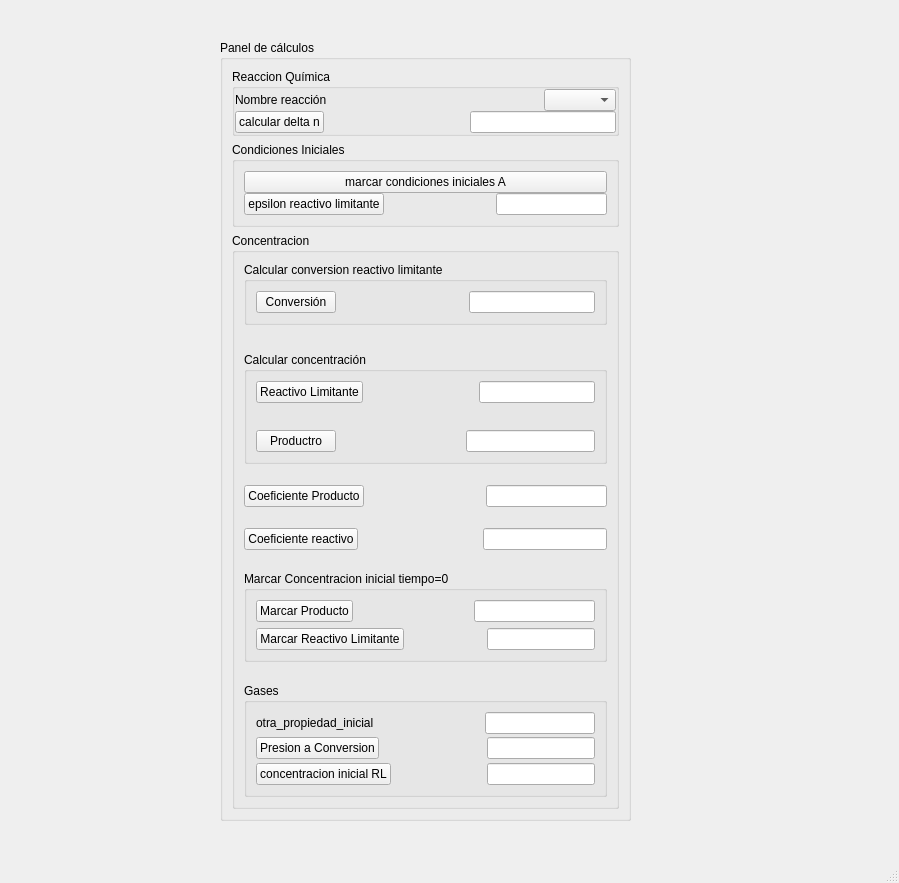
<?xml version="1.0" encoding="UTF-8"?>
<ui version="4.0">
 <class>MainWindow</class>
 <widget class="QMainWindow" name="MainWindow">
  <property name="geometry">
   <rect>
    <x>0</x>
    <y>0</y>
    <width>899</width>
    <height>883</height>
   </rect>
  </property>
  <property name="windowTitle">
   <string>MainWindow</string>
  </property>
  <widget class="QWidget" name="centralwidget">
   <widget class="QGroupBox" name="group_box_computo">
    <property name="geometry">
     <rect>
      <x>220</x>
      <y>40</y>
      <width>411</width>
      <height>781</height>
     </rect>
    </property>
    <property name="title">
     <string>Panel de cálculos</string>
    </property>
    <layout class="QVBoxLayout" name="verticalLayout_5">
     <item>
      <spacer name="verticalSpacer_10">
       <property name="orientation">
        <enum>Qt::Vertical</enum>
       </property>
       <property name="sizeHint" stdset="0">
        <size>
         <width>20</width>
         <height>67</height>
        </size>
       </property>
      </spacer>
     </item>
     <item>
      <widget class="QGroupBox" name="group_box_rq">
       <property name="title">
        <string>Reaccion Química</string>
       </property>
       <layout class="QVBoxLayout" name="verticalLayout_28">
        <property name="spacing">
         <number>0</number>
        </property>
        <property name="leftMargin">
         <number>0</number>
        </property>
        <property name="topMargin">
         <number>0</number>
        </property>
        <property name="rightMargin">
         <number>0</number>
        </property>
        <property name="bottomMargin">
         <number>0</number>
        </property>
        <item>
         <layout class="QVBoxLayout" name="verticalLayout_27">
          <item>
           <layout class="QHBoxLayout" name="horizontalLayout_7">
            <item>
             <widget class="QLabel" name="label_31">
              <property name="text">
               <string>Nombre reacción</string>
              </property>
             </widget>
            </item>
            <item>
             <spacer name="horizontalSpacer">
              <property name="orientation">
               <enum>Qt::Horizontal</enum>
              </property>
              <property name="sizeHint" stdset="0">
               <size>
                <width>40</width>
                <height>20</height>
               </size>
              </property>
             </spacer>
            </item>
            <item>
             <widget class="QComboBox" name="nombre_reaccion_rq_box"/>
            </item>
           </layout>
          </item>
          <item>
           <spacer name="verticalSpacer">
            <property name="orientation">
             <enum>Qt::Vertical</enum>
            </property>
            <property name="sizeHint" stdset="0">
             <size>
              <width>20</width>
              <height>40</height>
             </size>
            </property>
           </spacer>
          </item>
          <item>
           <layout class="QHBoxLayout" name="horizontalLayout_8">
            <item>
             <widget class="QPushButton" name="delta_n_btn">
              <property name="text">
               <string>calcular delta n</string>
              </property>
             </widget>
            </item>
            <item>
             <spacer name="horizontalSpacer_3">
              <property name="orientation">
               <enum>Qt::Horizontal</enum>
              </property>
              <property name="sizeHint" stdset="0">
               <size>
                <width>40</width>
                <height>20</height>
               </size>
              </property>
             </spacer>
            </item>
            <item>
             <widget class="QLineEdit" name="delta_n_edit"/>
            </item>
           </layout>
          </item>
         </layout>
        </item>
       </layout>
      </widget>
     </item>
     <item>
      <spacer name="verticalSpacer_12">
       <property name="orientation">
        <enum>Qt::Vertical</enum>
       </property>
       <property name="sizeHint" stdset="0">
        <size>
         <width>20</width>
         <height>40</height>
        </size>
       </property>
      </spacer>
     </item>
     <item>
      <widget class="QGroupBox" name="group_box_ci">
       <property name="title">
        <string>Condiciones Iniciales</string>
       </property>
       <layout class="QVBoxLayout" name="verticalLayout_30">
        <item>
         <layout class="QVBoxLayout" name="verticalLayout_29">
          <property name="spacing">
           <number>0</number>
          </property>
          <item>
           <widget class="QPushButton" name="marcar_ci_btn">
            <property name="text">
             <string>marcar condiciones iniciales A</string>
            </property>
           </widget>
          </item>
          <item>
           <spacer name="verticalSpacer_2">
            <property name="orientation">
             <enum>Qt::Vertical</enum>
            </property>
            <property name="sizeHint" stdset="0">
             <size>
              <width>20</width>
              <height>40</height>
             </size>
            </property>
           </spacer>
          </item>
          <item>
           <layout class="QHBoxLayout" name="horizontalLayout_9">
            <property name="spacing">
             <number>0</number>
            </property>
            <item>
             <widget class="QPushButton" name="epsilon_a_btn">
              <property name="text">
               <string>epsilon reactivo limitante</string>
              </property>
             </widget>
            </item>
            <item>
             <spacer name="horizontalSpacer_4">
              <property name="orientation">
               <enum>Qt::Horizontal</enum>
              </property>
              <property name="sizeHint" stdset="0">
               <size>
                <width>40</width>
                <height>20</height>
               </size>
              </property>
             </spacer>
            </item>
            <item>
             <widget class="QLineEdit" name="epsilon_reactivo_limitante_calculo"/>
            </item>
           </layout>
          </item>
         </layout>
        </item>
       </layout>
      </widget>
     </item>
     <item>
      <spacer name="verticalSpacer_13">
       <property name="orientation">
        <enum>Qt::Vertical</enum>
       </property>
       <property name="sizeHint" stdset="0">
        <size>
         <width>20</width>
         <height>40</height>
        </size>
       </property>
      </spacer>
     </item>
     <item>
      <widget class="QGroupBox" name="group_box_con">
       <property name="title">
        <string>Concentracion</string>
       </property>
       <layout class="QVBoxLayout" name="verticalLayout">
        <item>
         <spacer name="verticalSpacer_3">
          <property name="orientation">
           <enum>Qt::Vertical</enum>
          </property>
          <property name="sizeHint" stdset="0">
           <size>
            <width>20</width>
            <height>40</height>
           </size>
          </property>
         </spacer>
        </item>
        <item>
         <widget class="QGroupBox" name="groupBox_62">
          <property name="title">
           <string>Calcular conversion reactivo limitante</string>
          </property>
          <layout class="QVBoxLayout" name="verticalLayout_2">
           <item>
            <layout class="QHBoxLayout" name="horizontalLayout">
             <item>
              <widget class="QPushButton" name="calcular_xa">
               <property name="text">
                <string>Conversión</string>
               </property>
              </widget>
             </item>
             <item>
              <spacer name="horizontalSpacer_5">
               <property name="orientation">
                <enum>Qt::Horizontal</enum>
               </property>
               <property name="sizeHint" stdset="0">
                <size>
                 <width>40</width>
                 <height>20</height>
                </size>
               </property>
              </spacer>
             </item>
             <item>
              <widget class="QLineEdit" name="conversion_reactivo_limitante_dc_edit_2"/>
             </item>
            </layout>
           </item>
          </layout>
         </widget>
        </item>
        <item>
         <spacer name="verticalSpacer_4">
          <property name="orientation">
           <enum>Qt::Vertical</enum>
          </property>
          <property name="sizeHint" stdset="0">
           <size>
            <width>20</width>
            <height>40</height>
           </size>
          </property>
         </spacer>
        </item>
        <item>
         <layout class="QVBoxLayout" name="verticalLayout_31">
          <property name="spacing">
           <number>0</number>
          </property>
          <item>
           <layout class="QHBoxLayout" name="horizontalLayout_50">
            <property name="spacing">
             <number>0</number>
            </property>
           </layout>
          </item>
          <item>
           <spacer name="verticalSpacer_5">
            <property name="orientation">
             <enum>Qt::Vertical</enum>
            </property>
            <property name="sizeHint" stdset="0">
             <size>
              <width>20</width>
              <height>40</height>
             </size>
            </property>
           </spacer>
          </item>
          <item>
           <widget class="QGroupBox" name="groupBox">
            <property name="title">
             <string>Calcular concentración</string>
            </property>
            <layout class="QVBoxLayout" name="verticalLayout_4">
             <item>
              <layout class="QHBoxLayout" name="horizontalLayout_51">
               <property name="spacing">
                <number>0</number>
               </property>
               <item>
                <widget class="QPushButton" name="calcular_a">
                 <property name="text">
                  <string>Reactivo Limitante</string>
                 </property>
                </widget>
               </item>
               <item>
                <spacer name="horizontalSpacer_6">
                 <property name="orientation">
                  <enum>Qt::Horizontal</enum>
                 </property>
                 <property name="sizeHint" stdset="0">
                  <size>
                   <width>40</width>
                   <height>20</height>
                  </size>
                 </property>
                </spacer>
               </item>
               <item>
                <widget class="QLineEdit" name="concentracion_reactivo_limitante_calculo"/>
               </item>
              </layout>
             </item>
             <item>
              <spacer name="verticalSpacer_6">
               <property name="orientation">
                <enum>Qt::Vertical</enum>
               </property>
               <property name="sizeHint" stdset="0">
                <size>
                 <width>20</width>
                 <height>40</height>
                </size>
               </property>
              </spacer>
             </item>
             <item>
              <layout class="QHBoxLayout" name="horizontalLayout_52">
               <property name="spacing">
                <number>0</number>
               </property>
               <item>
                <widget class="QPushButton" name="calcular_producto">
                 <property name="text">
                  <string>Productro</string>
                 </property>
                </widget>
               </item>
               <item>
                <spacer name="horizontalSpacer_7">
                 <property name="orientation">
                  <enum>Qt::Horizontal</enum>
                 </property>
                 <property name="sizeHint" stdset="0">
                  <size>
                   <width>40</width>
                   <height>20</height>
                  </size>
                 </property>
                </spacer>
               </item>
               <item>
                <widget class="QLineEdit" name="concentracion_producto_calculo_edit"/>
               </item>
              </layout>
             </item>
            </layout>
           </widget>
          </item>
          <item>
           <spacer name="verticalSpacer_34">
            <property name="orientation">
             <enum>Qt::Vertical</enum>
            </property>
            <property name="sizeHint" stdset="0">
             <size>
              <width>20</width>
              <height>40</height>
             </size>
            </property>
           </spacer>
          </item>
          <item>
           <layout class="QHBoxLayout" name="horizontalLayout_53">
            <property name="spacing">
             <number>0</number>
            </property>
            <item>
             <widget class="QPushButton" name="marcar_coeficiente_producto_btn">
              <property name="text">
               <string>Coeficiente Producto</string>
              </property>
             </widget>
            </item>
            <item>
             <spacer name="horizontalSpacer_52">
              <property name="orientation">
               <enum>Qt::Horizontal</enum>
              </property>
              <property name="sizeHint" stdset="0">
               <size>
                <width>40</width>
                <height>20</height>
               </size>
              </property>
             </spacer>
            </item>
            <item>
             <widget class="QLineEdit" name="coeficiente_estequiometrico_producto_edit"/>
            </item>
           </layout>
          </item>
          <item>
           <spacer name="verticalSpacer_35">
            <property name="orientation">
             <enum>Qt::Vertical</enum>
            </property>
            <property name="sizeHint" stdset="0">
             <size>
              <width>20</width>
              <height>40</height>
             </size>
            </property>
           </spacer>
          </item>
          <item>
           <layout class="QHBoxLayout" name="horizontalLayout_54">
            <property name="spacing">
             <number>0</number>
            </property>
            <item>
             <widget class="QPushButton" name="marcar_coeficiente_reactivo_btn">
              <property name="text">
               <string>Coeficiente reactivo</string>
              </property>
             </widget>
            </item>
            <item>
             <spacer name="horizontalSpacer_53">
              <property name="orientation">
               <enum>Qt::Horizontal</enum>
              </property>
              <property name="sizeHint" stdset="0">
               <size>
                <width>40</width>
                <height>20</height>
               </size>
              </property>
             </spacer>
            </item>
            <item>
             <widget class="QLineEdit" name="coeficiente_estequiometrico_reactivo_edit"/>
            </item>
           </layout>
          </item>
          <item>
           <spacer name="verticalSpacer_36">
            <property name="orientation">
             <enum>Qt::Vertical</enum>
            </property>
            <property name="sizeHint" stdset="0">
             <size>
              <width>20</width>
              <height>40</height>
             </size>
            </property>
           </spacer>
          </item>
          <item>
           <widget class="QGroupBox" name="groupBox_c0">
            <property name="title">
             <string>Marcar Concentracion inicial tiempo=0</string>
            </property>
            <layout class="QVBoxLayout" name="verticalLayout_3">
             <item>
              <layout class="QHBoxLayout" name="horizontalLayout_82">
               <property name="spacing">
                <number>0</number>
               </property>
               <item>
                <widget class="QPushButton" name="marcar_producto0_btn">
                 <property name="text">
                  <string>Marcar Producto</string>
                 </property>
                </widget>
               </item>
               <item>
                <spacer name="horizontalSpacer_54">
                 <property name="orientation">
                  <enum>Qt::Horizontal</enum>
                 </property>
                 <property name="sizeHint" stdset="0">
                  <size>
                   <width>40</width>
                   <height>20</height>
                  </size>
                 </property>
                </spacer>
               </item>
               <item>
                <widget class="QLineEdit" name="concentracion_producto_edit"/>
               </item>
              </layout>
             </item>
             <item>
              <layout class="QHBoxLayout" name="horizontalLayout_83">
               <property name="spacing">
                <number>0</number>
               </property>
               <item>
                <widget class="QPushButton" name="marcar_a0_btn">
                 <property name="text">
                  <string>Marcar Reactivo Limitante</string>
                 </property>
                </widget>
               </item>
               <item>
                <spacer name="horizontalSpacer_55">
                 <property name="orientation">
                  <enum>Qt::Horizontal</enum>
                 </property>
                 <property name="sizeHint" stdset="0">
                  <size>
                   <width>40</width>
                   <height>20</height>
                  </size>
                 </property>
                </spacer>
               </item>
               <item>
                <widget class="QLineEdit" name="concentracion_reactivo_limitante_edit"/>
               </item>
              </layout>
             </item>
            </layout>
           </widget>
          </item>
          <item>
           <spacer name="verticalSpacer_47">
            <property name="orientation">
             <enum>Qt::Vertical</enum>
            </property>
            <property name="sizeHint" stdset="0">
             <size>
              <width>20</width>
              <height>40</height>
             </size>
            </property>
           </spacer>
          </item>
          <item>
           <widget class="QGroupBox" name="groupBox_5">
            <property name="title">
             <string>Gases</string>
            </property>
            <layout class="QVBoxLayout" name="verticalLayout_34">
             <item>
              <layout class="QVBoxLayout" name="verticalLayout_33">
               <property name="spacing">
                <number>0</number>
               </property>
               <item>
                <layout class="QHBoxLayout" name="horizontalLayout_55">
                 <item>
                  <widget class="QLabel" name="label_2">
                   <property name="maximumSize">
                    <size>
                     <width>16777215</width>
                     <height>60</height>
                    </size>
                   </property>
                   <property name="text">
                    <string>otra_propiedad_inicial</string>
                   </property>
                   <property name="textFormat">
                    <enum>Qt::AutoText</enum>
                   </property>
                   <property name="scaledContents">
                    <bool>false</bool>
                   </property>
                   <property name="wordWrap">
                    <bool>false</bool>
                   </property>
                  </widget>
                 </item>
                 <item>
                  <spacer name="horizontalSpacer_56">
                   <property name="orientation">
                    <enum>Qt::Horizontal</enum>
                   </property>
                   <property name="sizeHint" stdset="0">
                    <size>
                     <width>40</width>
                     <height>20</height>
                    </size>
                   </property>
                  </spacer>
                 </item>
                 <item>
                  <widget class="QLineEdit" name="otra_propiedad_inicial_edit"/>
                 </item>
                </layout>
               </item>
               <item>
                <spacer name="verticalSpacer_37">
                 <property name="orientation">
                  <enum>Qt::Vertical</enum>
                 </property>
                 <property name="sizeHint" stdset="0">
                  <size>
                   <width>133</width>
                   <height>13</height>
                  </size>
                 </property>
                </spacer>
               </item>
               <item>
                <layout class="QHBoxLayout" name="horizontalLayout_56">
                 <item>
                  <widget class="QPushButton" name="conversion_gas_epsilon_a">
                   <property name="text">
                    <string>Presion a Conversion</string>
                   </property>
                  </widget>
                 </item>
                 <item>
                  <spacer name="horizontalSpacer_57">
                   <property name="orientation">
                    <enum>Qt::Horizontal</enum>
                   </property>
                   <property name="sizeHint" stdset="0">
                    <size>
                     <width>40</width>
                     <height>20</height>
                    </size>
                   </property>
                  </spacer>
                 </item>
                 <item>
                  <widget class="QLineEdit" name="conversion_reactivo_limitante_dc_edit_3"/>
                 </item>
                </layout>
               </item>
               <item>
                <spacer name="verticalSpacer_38">
                 <property name="orientation">
                  <enum>Qt::Vertical</enum>
                 </property>
                 <property name="sizeHint" stdset="0">
                  <size>
                   <width>133</width>
                   <height>13</height>
                  </size>
                 </property>
                </spacer>
               </item>
               <item>
                <layout class="QHBoxLayout" name="horizontalLayout_57">
                 <item>
                  <widget class="QPushButton" name="concentracion_irl_btn">
                   <property name="text">
                    <string>concentracion inicial RL</string>
                   </property>
                  </widget>
                 </item>
                 <item>
                  <spacer name="horizontalSpacer_58">
                   <property name="orientation">
                    <enum>Qt::Horizontal</enum>
                   </property>
                   <property name="sizeHint" stdset="0">
                    <size>
                     <width>40</width>
                     <height>20</height>
                    </size>
                   </property>
                  </spacer>
                 </item>
                 <item>
                  <widget class="QLineEdit" name="concentracion_reactivo_limitante_calculo_2"/>
                 </item>
                </layout>
               </item>
              </layout>
             </item>
            </layout>
           </widget>
          </item>
         </layout>
        </item>
       </layout>
      </widget>
     </item>
     <item>
      <spacer name="verticalSpacer_14">
       <property name="orientation">
        <enum>Qt::Vertical</enum>
       </property>
       <property name="sizeHint" stdset="0">
        <size>
         <width>20</width>
         <height>40</height>
        </size>
       </property>
      </spacer>
     </item>
     <item>
      <spacer name="verticalSpacer_11">
       <property name="orientation">
        <enum>Qt::Vertical</enum>
       </property>
       <property name="sizeHint" stdset="0">
        <size>
         <width>20</width>
         <height>67</height>
        </size>
       </property>
      </spacer>
     </item>
    </layout>
   </widget>
  </widget>
  <widget class="QMenuBar" name="menubar">
   <property name="geometry">
    <rect>
     <x>0</x>
     <y>0</y>
     <width>899</width>
     <height>22</height>
    </rect>
   </property>
  </widget>
  <widget class="QStatusBar" name="statusbar"/>
 </widget>
 <resources/>
 <connections/>
</ui>
